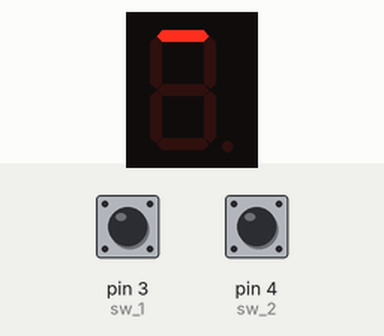
Recording of a sketch running on a simulated Arduino Uno, built with avr-gcc and run on an emulated ATmega328P. Parts: 1-digit seven-segment display. Wiring (inferred from the names in the program): 1-digit 7-segment display, segments lit when HIGH: segments pin 12, pin 11, pin 10, pin 9, pin 8, pin 7, pin 6. The test bench sets the inputs (shaded band); at power-on: pin 3 (sw_1) LOW, pin 4 (sw_2) LOW. The segment pins are drawn as the display they are named for.

Above: at 1.2 s.
1.3 s: pin 3 (sw_1) pulled HIGH for 1 s
At 3.4 s:
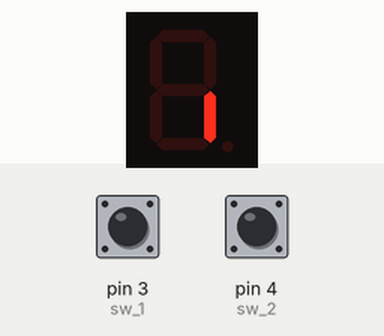
3.8 s: pin 3 (sw_1) pulled HIGH for 3.2 s
At 4.3 s:
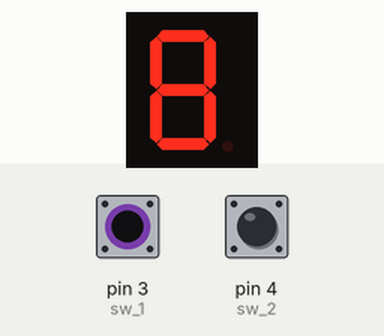
10.0 s: pin 4 (sw_2) pulled HIGH for 0.15 s
At 11.6 s:
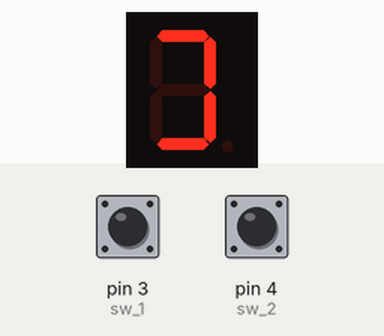
13.1 s: pin 4 (sw_2) pulled HIGH for 0.15 s
At 14.0 s:
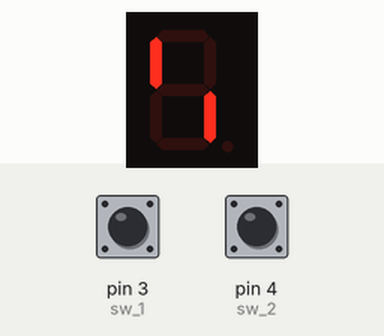
16.2 s: pin 4 (sw_2) pulled HIGH for 0.15 s
At 17.5 s:
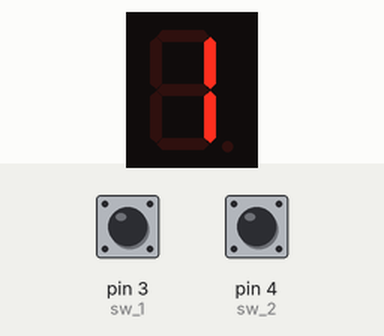
Timing chart, 0 to 19.2 s (numbered marks = the images above; inputs shaded):
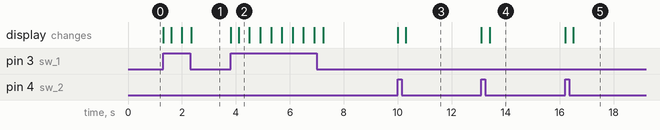

The sketch:

7Seg_SW2_0-9-0.ino
```cpp
int a = 6;        //for light part A
int b = 7;        // B
int c = 8;        // C
int d = 9;        // D
int e = 10;       // E
int f = 11;       // F
int g = 12;       // G
int sw_1 = 3;
int sw_2 = 4;
int x = 0;
void segmentoff()
{
  digitalWrite(a, HIGH);  digitalWrite(b, HIGH);  digitalWrite(c, HIGH);
  digitalWrite(d, HIGH);  digitalWrite(e, HIGH);  digitalWrite(f, HIGH);
  digitalWrite(g, HIGH);
}
void setup()
{
  pinMode(a, OUTPUT);    pinMode(b, OUTPUT);    pinMode(c, OUTPUT);
  pinMode(d, OUTPUT);    pinMode(e, OUTPUT);    pinMode(f, OUTPUT);
  pinMode(g, OUTPUT);
}
void segment_nom(int nomb)
{
  if ( nomb != 1 && nomb != 4)
    digitalWrite(a, LOW);
  if (nomb != 5 && nomb != 6)
    digitalWrite(b, LOW);
  if (nomb != 2)
    digitalWrite(c, LOW);
  if (nomb != 1 && nomb != 4 && nomb != 7)
    digitalWrite(d, LOW);
  if (nomb != 1 && nomb != 3 && nomb != 4 && nomb != 5 && nomb != 7 && nomb != 9 )
    digitalWrite(e, LOW);
  if (nomb != 1 && nomb != 2 && nomb != 3 && nomb != 7)
    digitalWrite(f, LOW);
  if (nomb != 0 && nomb != 1 && nomb != 7)
    digitalWrite(g, LOW);
}
void loop()
{
  segmentoff();
  if (digitalRead (sw_1) == HIGH)
  {
    x += 1;
    if (x == 10) x = 9;
    delay(100);
  }
  else if (digitalRead (sw_2) == HIGH)
  {
    x -= 1;
    if (x == -1) x = 0;
    delay(100);
  }
  segment_nom(x);
}
```

Measured:
- after the input at 1.3 s, the display: first changes at once (image 1 shows a later state)
- after the input at 3.8 s, the display: changes at once (image 2)
- after the input at 10.0 s, the display: first changes at once (image 3 shows a later state)
- after the input at 13.1 s, the display: first changes at once (image 4 shows a later state)
- after the input at 16.2 s, the display: first changes at once (image 5 shows a later state)
- what the display in image 2 shows lasts 0.4 s, from 4.1 s to 4.5 s
